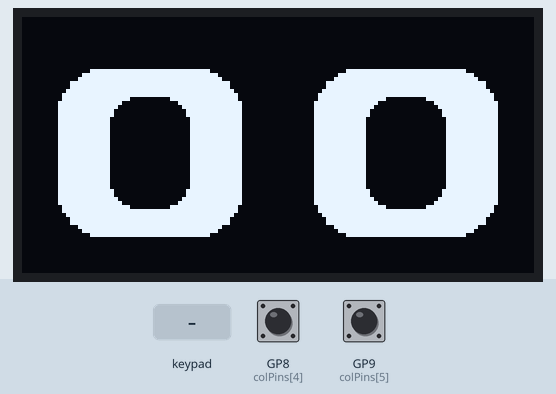
Simulated run of this sketch. Board: Raspberry Pi Pico. Parts: 128×64 one-colour display. Wiring (inferred from the names in the program): 4×4 keypad with keys 1 2 3 A 4 5 6 B 7 8 9 C * 0 # D (labels assumed): rows GP0, GP1, GP2, GP3; columns GP4, GP10, GP6, GP7. The inputs (shaded band) are chosen by the test bench; at power-on: GP8 (colPins[4]) HIGH, GP9 (colPins[5]) HIGH. USB keyboard and mouse output is not drawn.

Above: at 5.6 s.
5.7 s: keypad keys 4 1 0 6 7 8 9 # pressed 0.4 s apart
At 9.4 s:
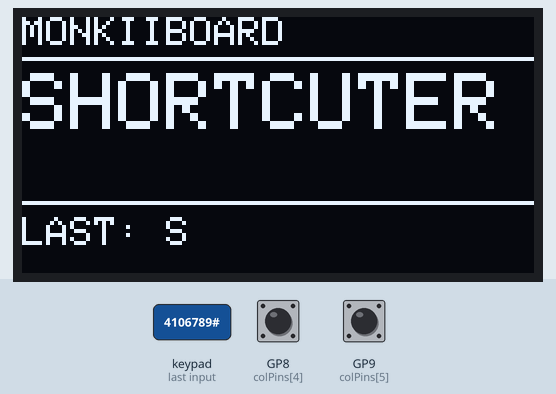
10.4 s: GP8 (colPins[4]) pulled LOW for 0.15 s
At 10.9 s:
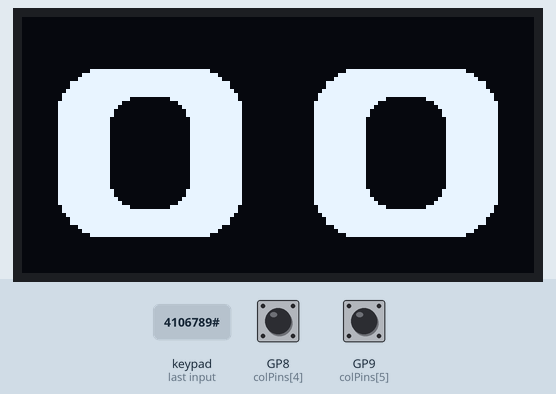
11.1 s: GP9 (colPins[5]) pulled LOW for 0.15 s
11.8 s: key '1' pressed
At 12.9 s:
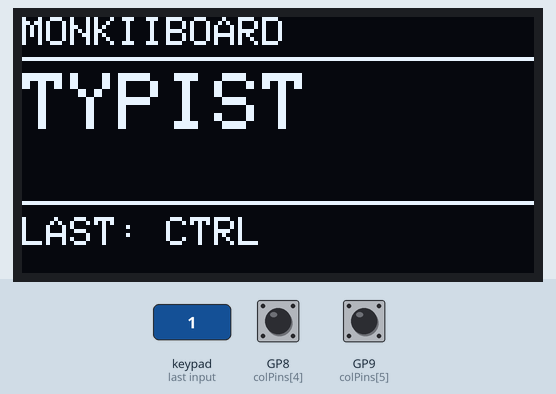
14.8 s: keypad keys 4 1 0 6 7 8 9 * pressed 0.4 s apart
At 15.04 s:
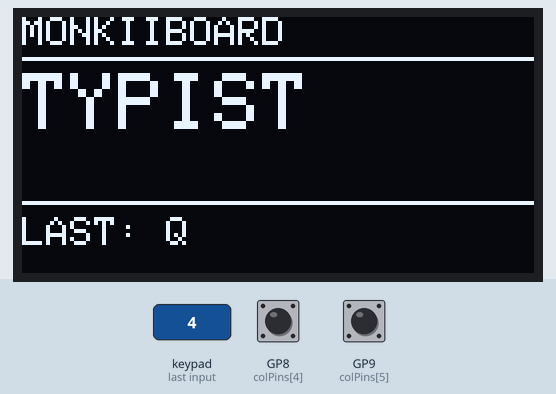
19.5 s: keypad keys 4 1 0 6 7 8 9 A pressed 0.4 s apart
At 19.75 s:
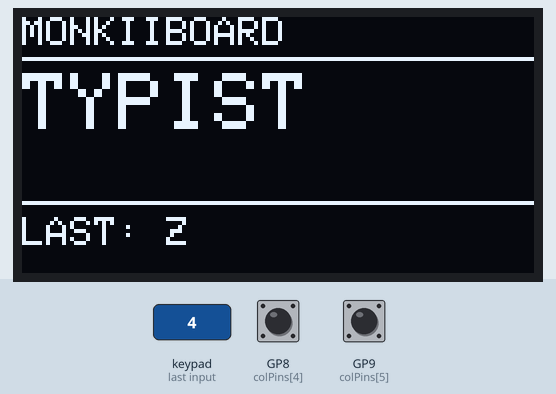

Measured:
- after the input at 5.7 s, the display: first changes after 0.07 s (image 1 shows a later state)
- after the input at 10.4 s, the display: first changes after 0.05 s (image 2 shows a later state)
- after the input at 11.8 s, the display: changes after 0.08 s (image 3)
- after the input at 14.8 s, the display: changes after 0.05 s (image 4)
- after the input at 19.5 s, the display: changes after 0.05 s (image 5)

The sketch:

MonkiiPad20.ino
```cpp
#include <Keyboard.h>
#include <Wire.h>
#include <Adafruit_GFX.h>
#include <Adafruit_SSD1306.h>

// 128x64 oled, I put it on Wire1 and never wired the reset pin
Adafruit_SSD1306 display(128, 64, &Wire1, -1);

// my matrix pins, rows drive and cols read
const int ROW_NUM = 4;
const int COL_NUM = 6;
const int rowPins[ROW_NUM] = {0, 1, 2, 3};
const int colPins[COL_NUM] = {4, 10, 6, 7, 8, 9};

// made up codes for the keys that arent normal ascii
#define K_EMPTY  0x00
#define K_FN     0xF1
#define K_CTRL   0xF2
#define K_DEL    0xF3

// keymap is [layer][row][col]. I kept FN and CTRL in the same spot on both
// layers so my finger doesnt have to move. only real diff is row0 col3,
// thats DEL on shortcuter and just a '4' on typist. boots on layer 0.
const uint8_t keymap[2][ROW_NUM][COL_NUM] = {
  // shortcuter
  {
    { '1',   '2',  '3',  K_DEL,  K_EMPTY, K_EMPTY },
    { 'q',   'w',  'e',  'r',    K_EMPTY, K_EMPTY },
    { 'a',   's',  'd',  'f',    'g',     K_FN    },
    { 'z',   'x',  'c',  'v',    'b',     K_CTRL  },
  },
  // typist
  {
    { '1',   '2',  '3',  '4',    K_EMPTY, K_EMPTY },
    { 'q',   'w',  'e',  'r',    K_EMPTY, K_EMPTY },
    { 'a',   's',  'd',  'f',    'g',     K_FN    },
    { 'z',   'x',  'c',  'v',    'b',     K_CTRL  },
  },
};

int           currentLayer      = 0;
char          lastKeyStr[8]     = "---";
unsigned long lastActivityTime  = 0;
bool          screensaverActive = false;
bool          oledNeedsUpdate   = true;

// fnToggled is there so one long hold doesnt flip the layer over and over
bool          fnHeld      = false;
unsigned long fnHoldStart = 0;
bool          fnToggled   = false;

// pressedKey remembers what each switch actually sent, otherwise switching
// layers mid press releases the wrong key and it sticks down
bool          keyState[ROW_NUM][COL_NUM];
bool          lastRaw[ROW_NUM][COL_NUM];
unsigned long debounceTimers[ROW_NUM][COL_NUM];
uint8_t       pressedKey[ROW_NUM][COL_NUM];
const unsigned long DEBOUNCE_MS = 20;

// screensaver eyes
float         eyePupilX        = 0.0f;   // -1 is left, 1 is right
float         eyePupilTargetX  = 0.0f;
float         eyeOpenH         = 1.0f;   // 1 open, 0 shut
float         eyeOpenTarget    = 1.0f;
int           eyeSeqIdx        = 0;
unsigned long lastEyeStateTime = 0;
unsigned long lastEyeDrawTime  = 0;

const unsigned long IDLE_TIMEOUT  = 5000;
const unsigned long EYE_STATE_DUR = 700;
const unsigned long EYE_DRAW_INTV = 33;  // ~30fps

// looks ahead, left, ahead, right, ahead, then blinks. loops forever
const float eyePupilSeq[] = { 0.0f, -1.0f,  0.0f, 1.0f, 0.0f, 0.0f };
const bool  eyeBlinkSeq[] = { false, false, false, false, false, true };
const int   EYE_SEQ_LEN   = 6;

// white rounded rects for the eyes, black ones on top for the pupils
void drawRoboEyes(float pupilNorm, float openFactor) {
  display.clearDisplay();

  const int EYE_W      = 46;
  const int EYE_H_FULL = 42;
  const int EYE_R      = 11;   // the roundness, 11 looked cutest
  const int LEFT_CX    = 32;
  const int RIGHT_CX   = 96;
  const int EYE_CY     = 34;
  const int PUPIL_W    = 20;
  const int PUPIL_H_MX = 28;
  const int PUPIL_R    = 7;
  const int MAX_MOVE   = 9;

  int eyeH   = max(2, (int)(EYE_H_FULL * openFactor));
  int eyeTopY = EYE_CY - eyeH / 2;
  int cr     = min(EYE_R, eyeH / 2);      // clamp or a squinting eye wont draw
  int pOff   = (int)(pupilNorm * MAX_MOVE);

  display.fillRoundRect(LEFT_CX  - EYE_W / 2, eyeTopY, EYE_W, eyeH, cr, SSD1306_WHITE);
  display.fillRoundRect(RIGHT_CX - EYE_W / 2, eyeTopY, EYE_W, eyeH, cr, SSD1306_WHITE);

  // hide the pupils mid blink, they just look like smudges
  if (openFactor > 0.25f) {
    int pH   = min(PUPIL_H_MX, eyeH - 10);
    int pTopY = EYE_CY - pH / 2;
    if (pH > 4) {
      display.fillRoundRect(LEFT_CX  - PUPIL_W / 2 + pOff, pTopY, PUPIL_W, pH, PUPIL_R, SSD1306_BLACK);
      display.fillRoundRect(RIGHT_CX - PUPIL_W / 2 + pOff, pTopY, PUPIL_W, pH, PUPIL_R, SSD1306_BLACK);
    }
  }

  display.display();
}

// this is the default screen for the macropad
void drawLayerScreen() {
  display.clearDisplay();
  display.setTextColor(SSD1306_WHITE);

  display.setTextSize(1);
  display.setCursor(0, 0);
  display.print("MONKIIBOARD");
  display.drawLine(0, 10, 127, 10, SSD1306_WHITE);

  display.setTextSize(2);
  display.setCursor(0, 14);
  display.print(currentLayer == 0 ? "SHORTCUTER" : "TYPIST");

  display.drawLine(0, 46, 127, 46, SSD1306_WHITE);
  display.setTextSize(1);
  display.setCursor(0, 50);
  display.print("LAST: ");
  display.print(lastKeyStr);

  display.display();
}

// runs every loop, no delays in here or typing feels laggy
void updateOLED(unsigned long now) {
  if (screensaverActive) {
    if (now - lastEyeStateTime >= EYE_STATE_DUR) {
      lastEyeStateTime = now;
      eyeSeqIdx        = (eyeSeqIdx + 1) % EYE_SEQ_LEN;
      eyePupilTargetX  = eyePupilSeq[eyeSeqIdx];
      eyeOpenTarget    = eyeBlinkSeq[eyeSeqIdx] ? 0.0f : 1.0f;
    }

    if (now - lastEyeDrawTime >= EYE_DRAW_INTV) {
      lastEyeDrawTime = now;

      const float LERP = 0.18f;
      eyePupilX += (eyePupilTargetX - eyePupilX) * LERP;
      eyeOpenH  += (eyeOpenTarget   - eyeOpenH)  * LERP;

      if (eyeOpenTarget < 0.5f && eyeOpenH < 0.06f) {
        eyeOpenTarget = 1.0f;
      }

      drawRoboEyes(eyePupilX, eyeOpenH);
    }

  } else if (oledNeedsUpdate) {
    drawLayerScreen();
    oledNeedsUpdate = false;
  }
}

void toggleLayer() {
  Keyboard.releaseAll();            // let go of everything, the map is changing
  currentLayer      = (currentLayer == 0) ? 1 : 0;
  screensaverActive = false;
  lastActivityTime  = millis();
  drawLayerScreen();
}

void onKeyPress(int r, int c) {
  lastActivityTime = millis();
  pressedKey[r][c] = K_EMPTY;

  // first press after the eyes only wakes it, i dont want a random char typed
  if (screensaverActive) {
    screensaverActive = false;
    drawLayerScreen();
    return;
  }

  uint8_t key      = keymap[currentLayer][r][c];
  pressedKey[r][c] = key;

  if (key == K_EMPTY) return;

  if (key == K_FN) {
    fnHeld      = true;
    fnHoldStart = millis();
    fnToggled   = false;
    return;
  }

  if (key == K_DEL) {
    strncpy(lastKeyStr, "DEL", sizeof(lastKeyStr));
    Keyboard.press(KEY_BACKSPACE);
    oledNeedsUpdate = true;
    return;
  }

  if (key == K_CTRL) {
    strncpy(lastKeyStr, "CTRL", sizeof(lastKeyStr));
    Keyboard.press(KEY_LEFT_CTRL);
    oledNeedsUpdate = true;
    return;
  }

  // everything else is just a normal char
  lastKeyStr[0] = (char)toupper(key);
  lastKeyStr[1] = '\0';
  Keyboard.press((char)key);
  oledNeedsUpdate = true;
}

// release what this switch sent on press, not what the layer says right now
void onKeyRelease(int r, int c) {
  lastActivityTime = millis();
  uint8_t key      = pressedKey[r][c];
  pressedKey[r][c] = K_EMPTY;

  if (key == K_EMPTY)  return;
  if (key == K_FN)     { fnHeld = false; return; }
  if (key == K_DEL)    { Keyboard.release(KEY_BACKSPACE);   return; }
  if (key == K_CTRL)   { Keyboard.release(KEY_LEFT_CTRL);   return; }

  Keyboard.release((char)key);
}

void setup() {
  for (int r = 0; r < ROW_NUM; r++) {
    pinMode(rowPins[r], OUTPUT);
    digitalWrite(rowPins[r], HIGH);
  }
  for (int c = 0; c < COL_NUM; c++) {
    pinMode(colPins[c], INPUT_PULLUP);
  }

  memset(keyState,       false, sizeof(keyState));
  memset(lastRaw,        false, sizeof(lastRaw));
  memset(debounceTimers, 0,     sizeof(debounceTimers));
  memset(pressedKey,     0,     sizeof(pressedKey));

  Keyboard.begin();

  // oled goes on Wire1 so it stays off my matrix pins
  Wire1.setSDA(14);
  Wire1.setSCL(15);
  Wire1.begin();
  display.begin(SSD1306_SWITCHCAPVCC, 0x3C);

  lastActivityTime = millis();
  drawLayerScreen();
}

void loop() {
  unsigned long now = millis();

  // scan one row at a time
  for (int r = 0; r < ROW_NUM; r++) {
    digitalWrite(rowPins[r], LOW);
    delayMicroseconds(10);          // give the line a sec to settle

    for (int c = 0; c < COL_NUM; c++) {
      bool raw = (digitalRead(colPins[c]) == LOW);

      // reset the timer every time it wobbles, only act once its held steady
      if (raw != lastRaw[r][c]) {
        debounceTimers[r][c] = now;
        lastRaw[r][c]        = raw;
      }

      if ((now - debounceTimers[r][c]) >= DEBOUNCE_MS) {
        if (raw != keyState[r][c]) {
          keyState[r][c] = raw;
          if (raw) onKeyPress(r, c);
          else     onKeyRelease(r, c);
        }
      }
    }

    digitalWrite(rowPins[r], HIGH);
  }

  // hold FN for a sec to swap layers
  if (fnHeld && !fnToggled && (now - fnHoldStart) >= 1000) {
    toggleLayer();
    fnToggled = true;
  }

  // been idle a while so give the screen to the eyes
  if (!screensaverActive && (now - lastActivityTime) >= IDLE_TIMEOUT) {
    screensaverActive = true;
    eyeSeqIdx         = 0;
    eyePupilX         = 0.0f;
    eyePupilTargetX   = 0.0f;
    eyeOpenH          = 1.0f;
    eyeOpenTarget     = 1.0f;
    lastEyeStateTime  = now;
    lastEyeDrawTime   = now;
    drawRoboEyes(0.0f, 1.0f);
  }

  updateOLED(now);
}
```
